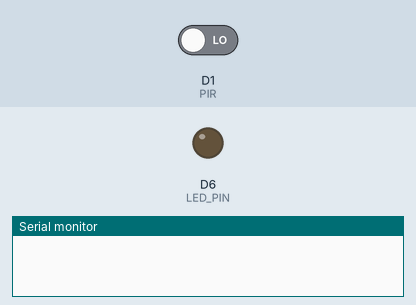
This sketch was run on a simulated ESP8266 (NodeMCU). On the bench: output pins drawn as LEDs (lit = HIGH), the last lines printed to the serial monitor. The test bench sets the inputs (shaded band); at power-on: D1 (PIR) LOW.

Above: at 1.2 s.
1.3 s: D1 (PIR) driven HIGH
At 2.0 s:
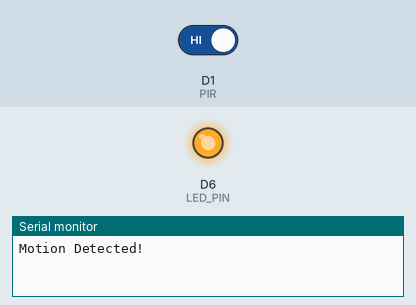
Timing chart, 0 to 4.3 s (numbered marks = the images above; inputs shaded):
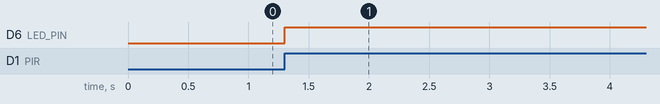

The sketch:

PIRDETECT_LEDTID.ino
```cpp
#define PIR D1
#define LED_PIN D6

int val = 0;
bool motionState = false;
unsigned long lastMotionTime = 0;
const unsigned long timeout = 5000;

void setup() {
  pinMode(PIR, INPUT);
  pinMode(LED_PIN, OUTPUT);
  Serial.begin(115200);
}

void loop() {
  checkMotion();
  delay(100);
}

void checkMotion() {
  val = digitalRead(PIR);

  if (val == HIGH) {
    handleMotionDetected();
  } else {
    handleNoMotion();
  }
}

void handleMotionDetected() {
  digitalWrite(LED_PIN, HIGH);
  lastMotionTime = millis();
  if (!motionState) {
    Serial.println("Motion Detected!");
    motionState = true;
  }
}

void handleNoMotion() {
  if (millis() - lastMotionTime > timeout) {
    digitalWrite(LED_PIN, LOW);
    if (motionState) {
      Serial.println("Motion Ended!");
      motionState = false;
    }
  }
}
```

Measured:
- after the input at 1.3 s, D6 (LED_PIN): LOW → HIGH at once
